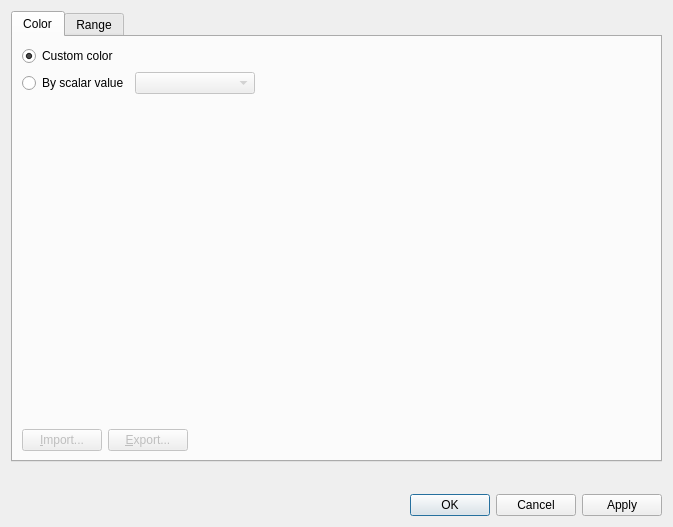
<?xml version="1.0" encoding="UTF-8"?>
<ui version="4.0">
 <class>Post2dBirdEyeWindowNodeScalarGroupDataItem_PropertyDialog</class>
 <widget class="QDialog" name="Post2dBirdEyeWindowNodeScalarGroupDataItem_PropertyDialog">
  <property name="geometry">
   <rect>
    <x>0</x>
    <y>0</y>
    <width>673</width>
    <height>527</height>
   </rect>
  </property>
  <property name="windowTitle">
   <string>Dialog</string>
  </property>
  <layout class="QVBoxLayout" name="verticalLayout_3">
   <item>
    <widget class="QTabWidget" name="tabWidget">
     <property name="currentIndex">
      <number>0</number>
     </property>
     <widget class="QWidget" name="colorTab">
      <attribute name="title">
       <string>Color</string>
      </attribute>
      <layout class="QVBoxLayout" name="verticalLayout" stretch="0,1,0">
       <item>
        <layout class="QGridLayout" name="gridLayout_2">
         <item row="0" column="0">
          <widget class="QRadioButton" name="specificRadioButton">
           <property name="text">
            <string>Custom color</string>
           </property>
           <property name="checked">
            <bool>true</bool>
           </property>
          </widget>
         </item>
         <item row="0" column="1">
          <layout class="QHBoxLayout" name="horizontalLayout_3">
           <item>
            <widget class="ColorEditWidget" name="colorEditWidget"/>
           </item>
           <item>
            <spacer name="horizontalSpacer_3">
             <property name="orientation">
              <enum>Qt::Horizontal</enum>
             </property>
             <property name="sizeHint" stdset="0">
              <size>
               <width>40</width>
               <height>10</height>
              </size>
             </property>
            </spacer>
           </item>
          </layout>
         </item>
         <item row="1" column="0">
          <widget class="QRadioButton" name="scalarRadioButton">
           <property name="text">
            <string>By scalar value</string>
           </property>
          </widget>
         </item>
         <item row="1" column="1">
          <layout class="QHBoxLayout" name="horizontalLayout_7">
           <item>
            <widget class="QComboBox" name="scalarComboBox">
             <property name="enabled">
              <bool>false</bool>
             </property>
             <property name="minimumSize">
              <size>
               <width>120</width>
               <height>20</height>
              </size>
             </property>
            </widget>
           </item>
           <item>
            <spacer name="horizontalSpacer_4">
             <property name="orientation">
              <enum>Qt::Horizontal</enum>
             </property>
             <property name="sizeHint" stdset="0">
              <size>
               <width>40</width>
               <height>20</height>
              </size>
             </property>
            </spacer>
           </item>
          </layout>
         </item>
        </layout>
       </item>
       <item>
        <widget class="ColorMapSettingEditWidget" name="colorMapWidget" native="true">
         <property name="enabled">
          <bool>false</bool>
         </property>
        </widget>
       </item>
       <item>
        <layout class="QHBoxLayout" name="horizontalLayout_4">
         <item>
          <widget class="QPushButton" name="importButton">
           <property name="enabled">
            <bool>false</bool>
           </property>
           <property name="text">
            <string>&amp;Import...</string>
           </property>
          </widget>
         </item>
         <item>
          <widget class="QPushButton" name="exportButton">
           <property name="enabled">
            <bool>false</bool>
           </property>
           <property name="text">
            <string>&amp;Export...</string>
           </property>
          </widget>
         </item>
         <item>
          <spacer name="horizontalSpacer_8">
           <property name="orientation">
            <enum>Qt::Horizontal</enum>
           </property>
           <property name="sizeHint" stdset="0">
            <size>
             <width>40</width>
             <height>20</height>
            </size>
           </property>
          </spacer>
         </item>
        </layout>
       </item>
      </layout>
     </widget>
     <widget class="QWidget" name="rangeTab">
      <attribute name="title">
       <string>Range</string>
      </attribute>
      <layout class="QVBoxLayout" name="verticalLayout_2">
       <item>
        <layout class="QHBoxLayout" name="horizontalLayout">
         <item>
          <widget class="Region2dSettingEditWidget" name="rangeWidget" native="true"/>
         </item>
         <item>
          <spacer name="horizontalSpacer">
           <property name="orientation">
            <enum>Qt::Horizontal</enum>
           </property>
           <property name="sizeHint" stdset="0">
            <size>
             <width>40</width>
             <height>20</height>
            </size>
           </property>
          </spacer>
         </item>
        </layout>
       </item>
       <item>
        <spacer name="verticalSpacer">
         <property name="orientation">
          <enum>Qt::Vertical</enum>
         </property>
         <property name="sizeHint" stdset="0">
          <size>
           <width>20</width>
           <height>467</height>
          </size>
         </property>
        </spacer>
       </item>
      </layout>
     </widget>
    </widget>
   </item>
   <item>
    <layout class="QHBoxLayout" name="horizontalLayout_2" stretch="0,1">
     <item>
      <widget class="TransparencyWidget" name="opacityWidget" native="true"/>
     </item>
     <item>
      <spacer name="horizontalSpacer_2">
       <property name="orientation">
        <enum>Qt::Horizontal</enum>
       </property>
       <property name="sizeHint" stdset="0">
        <size>
         <width>40</width>
         <height>20</height>
        </size>
       </property>
      </spacer>
     </item>
    </layout>
   </item>
   <item>
    <widget class="QDialogButtonBox" name="buttonBox">
     <property name="orientation">
      <enum>Qt::Horizontal</enum>
     </property>
     <property name="standardButtons">
      <set>QDialogButtonBox::Apply|QDialogButtonBox::Cancel|QDialogButtonBox::Ok</set>
     </property>
    </widget>
   </item>
  </layout>
 </widget>
 <customwidgets>
  <customwidget>
   <class>ColorEditWidget</class>
   <extends>QLabel</extends>
   <header>guibase/widget/coloreditwidget.h</header>
   <container>1</container>
  </customwidget>
  <customwidget>
   <class>TransparencyWidget</class>
   <extends>QWidget</extends>
   <header>guibase/widget/transparencywidget.h</header>
   <container>1</container>
  </customwidget>
  <customwidget>
   <class>ColorMapSettingEditWidget</class>
   <extends>QWidget</extends>
   <header>guicore/scalarstocolors/colormapsettingeditwidget.h</header>
   <container>1</container>
  </customwidget>
  <customwidget>
   <class>Region2dSettingEditWidget</class>
   <extends>QWidget</extends>
   <header>guicore/region/region2dsettingeditwidget.h</header>
   <container>1</container>
  </customwidget>
 </customwidgets>
 <resources/>
 <connections>
  <connection>
   <sender>buttonBox</sender>
   <signal>accepted()</signal>
   <receiver>Post2dBirdEyeWindowNodeScalarGroupDataItem_PropertyDialog</receiver>
   <slot>accept()</slot>
   <hints>
    <hint type="sourcelabel">
     <x>257</x>
     <y>517</y>
    </hint>
    <hint type="destinationlabel">
     <x>157</x>
     <y>274</y>
    </hint>
   </hints>
  </connection>
  <connection>
   <sender>buttonBox</sender>
   <signal>rejected()</signal>
   <receiver>Post2dBirdEyeWindowNodeScalarGroupDataItem_PropertyDialog</receiver>
   <slot>reject()</slot>
   <hints>
    <hint type="sourcelabel">
     <x>325</x>
     <y>517</y>
    </hint>
    <hint type="destinationlabel">
     <x>286</x>
     <y>274</y>
    </hint>
   </hints>
  </connection>
  <connection>
   <sender>specificRadioButton</sender>
   <signal>toggled(bool)</signal>
   <receiver>colorEditWidget</receiver>
   <slot>setEnabled(bool)</slot>
   <hints>
    <hint type="sourcelabel">
     <x>103</x>
     <y>48</y>
    </hint>
    <hint type="destinationlabel">
     <x>135</x>
     <y>50</y>
    </hint>
   </hints>
  </connection>
  <connection>
   <sender>scalarRadioButton</sender>
   <signal>toggled(bool)</signal>
   <receiver>scalarComboBox</receiver>
   <slot>setEnabled(bool)</slot>
   <hints>
    <hint type="sourcelabel">
     <x>111</x>
     <y>76</y>
    </hint>
    <hint type="destinationlabel">
     <x>132</x>
     <y>76</y>
    </hint>
   </hints>
  </connection>
  <connection>
   <sender>scalarRadioButton</sender>
   <signal>toggled(bool)</signal>
   <receiver>colorMapWidget</receiver>
   <slot>setEnabled(bool)</slot>
   <hints>
    <hint type="sourcelabel">
     <x>38</x>
     <y>75</y>
    </hint>
    <hint type="destinationlabel">
     <x>42</x>
     <y>95</y>
    </hint>
   </hints>
  </connection>
  <connection>
   <sender>scalarRadioButton</sender>
   <signal>toggled(bool)</signal>
   <receiver>importButton</receiver>
   <slot>setEnabled(bool)</slot>
   <hints>
    <hint type="sourcelabel">
     <x>34</x>
     <y>73</y>
    </hint>
    <hint type="destinationlabel">
     <x>53</x>
     <y>425</y>
    </hint>
   </hints>
  </connection>
  <connection>
   <sender>scalarRadioButton</sender>
   <signal>toggled(bool)</signal>
   <receiver>exportButton</receiver>
   <slot>setEnabled(bool)</slot>
   <hints>
    <hint type="sourcelabel">
     <x>36</x>
     <y>76</y>
    </hint>
    <hint type="destinationlabel">
     <x>138</x>
     <y>431</y>
    </hint>
   </hints>
  </connection>
 </connections>
</ui>
